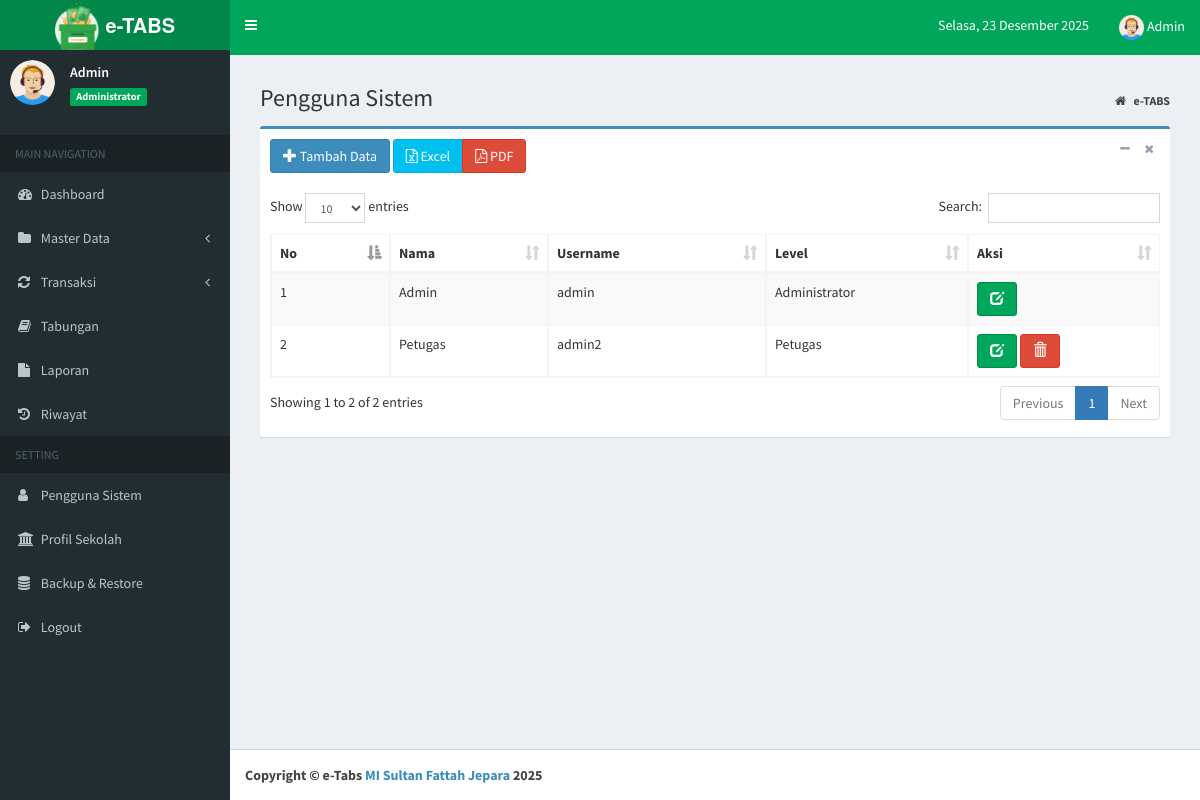
The page /index.php?page=MyApp/data_pengguna (signed in) on the database its author committed.
### tables this page shows
CREATE TABLE `tb_pengguna` (
  `id_pengguna` int(11) NOT NULL AUTO_INCREMENT,
  `nama_pengguna` varchar(20) NOT NULL,
  `username` varchar(20) NOT NULL,
  `password` varchar(15) NOT NULL,
  `level` enum('Administrator','Petugas') NOT NULL,
  PRIMARY KEY (`id_pengguna`)
);

### admin/pengguna/data_pengguna.php (the view, shortened to what this page needs)
<section class="content-header">
	<h1>
		Pengguna Sistem
	</h1>
	<ol class="breadcrumb">
		<li>
			<a href="index.php">
				<i class="fa fa-home"></i>
				<b>e-TABS</b>
			</a>
		</li>
	</ol>
</section>
<section class="content">
	<div class="box box-primary">
		<div class="box-header">
			<a href="?page=MyApp/add_pengguna" class="btn btn-primary">
				<i class="glyphicon glyphicon-plus"></i> Tambah Data</a>
			<div class="btn-group">
				<a href="admin/export_handler.php?type=excel&table=pengguna" class="btn btn-info" title="Ekspor ke Excel">
					<i class="fa fa-file-excel-o"></i> Excel
				</a>
				<a href="admin/export_handler.php?type=pdf&table=pengguna" class="btn btn-danger" title="Ekspor ke PDF" target="_blank">
					<i class="fa fa-file-pdf-o"></i> PDF
				</a>
			</div>
			<div class="box-tools pull-right">
				<button type="button" class="btn btn-box-tool" data-widget="collapse">
					<i class="fa fa-minus"></i>
				</button>
				<button type="button" class="btn btn-box-tool" data-widget="remove">
					<i class="fa fa-remove"></i>
				</button>
			</div>
		</div>
		<div class="box-body">
			<div class="table-responsive">
				<table id="example1" class="table table-bordered table-striped">
					<thead>
						<tr>
							<th>No</th>
							<th>Nama</th>
							<th>Username</th>
							<th>Level</th>
							<th>Aksi</th>
						</tr>
					</thead>
					<tbody>
						<?php
                  $no = 1;
                  $sql = $koneksi->query("select * from tb_pengguna");
                  while ($data= $sql->fetch_assoc()) {
                ?>
						<tr>
							<td>
								<?php echo $no++; ?>
							</td>
							<td>
								<?php echo $data['nama_pengguna']; ?>
							</td>
							<td>
								<?php echo $data['username']; ?>
							</td>
							<td>
								<?php echo $data['level']; ?>
							</td>
							<td>
								<a href="?page=MyApp/edit_pengguna&kode=<?php echo $data['id_pengguna']; ?>"
								 title="Ubah" class="btn btn-success">
									<i class="glyphicon glyphicon-edit"></i>
								</a>
								<?php if ($data['level'] != 'Administrator'): ?>
								<a href="?page=MyApp/del_pengguna&kode=<?php echo $data['id_pengguna']; ?>"
								 onclick="return confirmHapus(event, 'Yakin hapus pengguna <?php echo htmlspecialchars($data['nama_pengguna']); ?>?')" title="Hapus" class="btn btn-danger">
									<i class="glyphicon glyphicon-trash"></i>
								</a>
								<?php endif; ?>
							</td>
						</tr>
						<?php
                  }
                ?>
					</tbody>
				</table>
			</div>
		</div>
	</div>
</section>

### rows shown on the page
tb_pengguna: nama_pengguna "Admin", username "admin", level "Administrator"
tb_pengguna: nama_pengguna "Petugas", username "admin2", level "Petugas"

### other values the page prints
$data_nama "Admin"
$data_level "Administrator"
